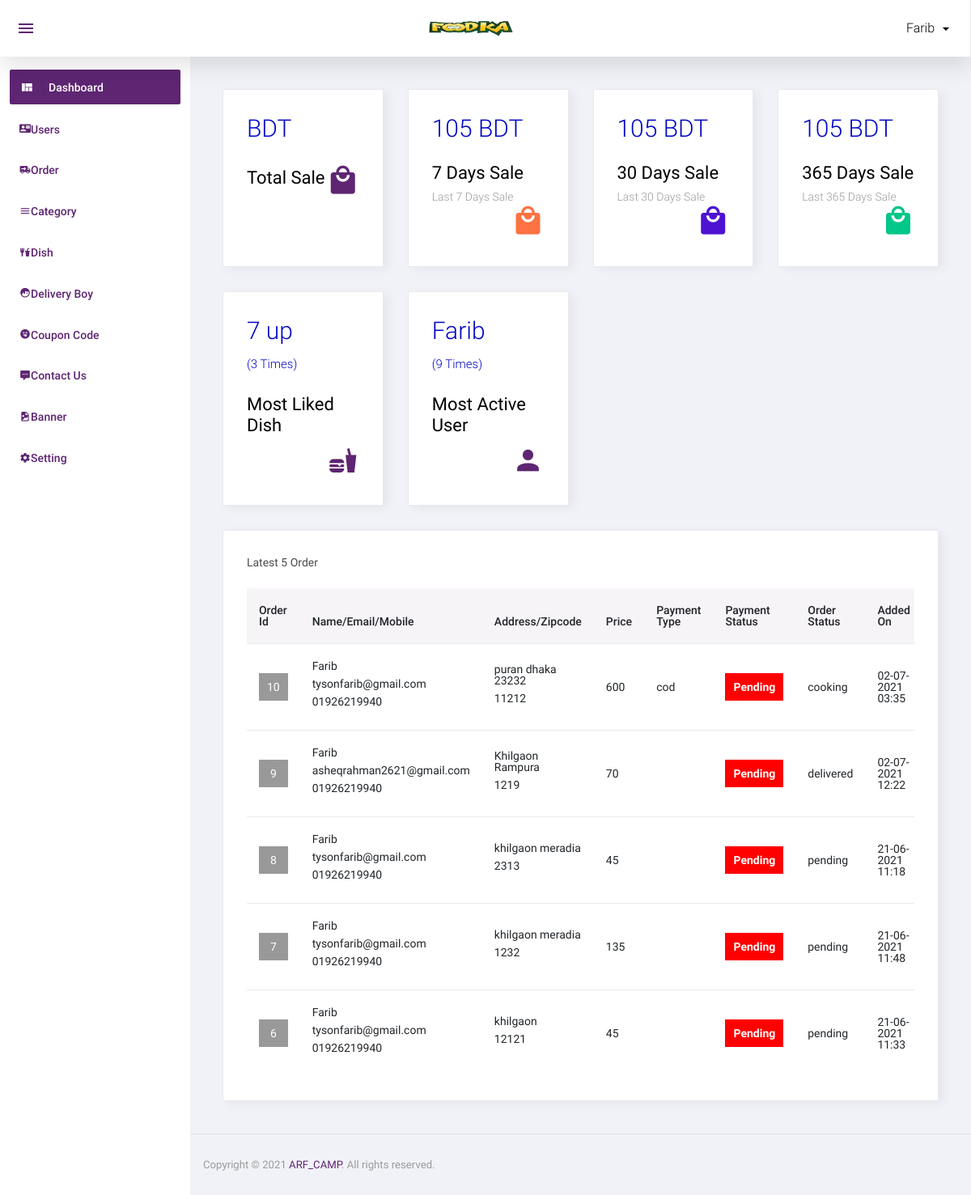
Page /admin/index.php (signed in) on the earlier database version.
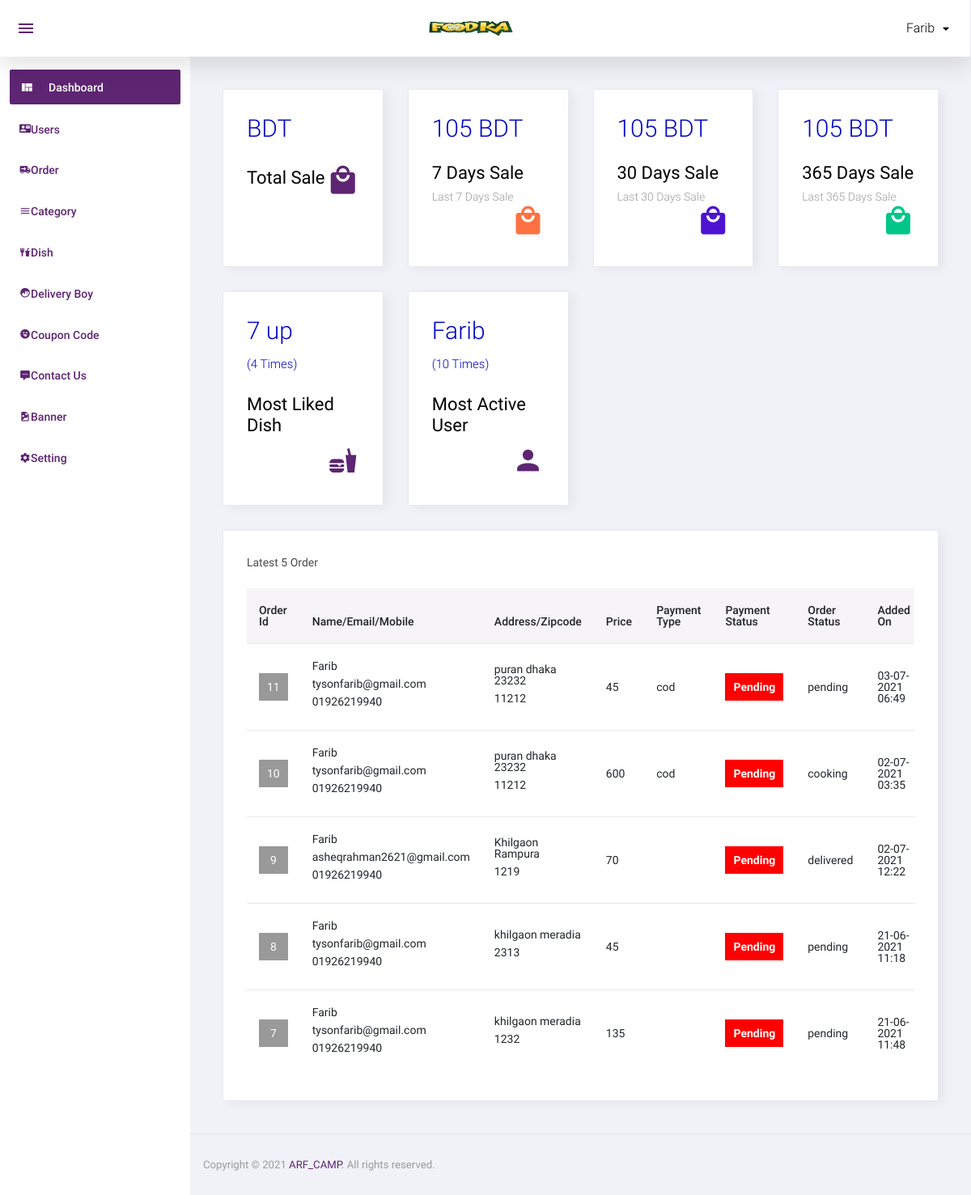
Same page on the later database version.
### tables this page shows
CREATE TABLE `order_master` (
  `id` int(11) NOT NULL,
  `user_id` int(11) NOT NULL,
  `name` varchar(50) NOT NULL,
  `email` varchar(50) NOT NULL,
  `mobile` varchar(50) NOT NULL,
  `address` text NOT NULL,
  `total_price` float NOT NULL,
  `coupon_code` varchar(20) NOT NULL,
  `final_price` float NOT NULL,
  `zipcode` varchar(10) NOT NULL,
  `delivery_boy_id` int(11) NOT NULL,
  `payment_status` varchar(20) NOT NULL,
  `payment_type` varchar(10) NOT NULL,
  `payment_id` varchar(100) NOT NULL,
  `order_status` int(11) NOT NULL,
  `added_on` datetime NOT NULL,
  `delivered_on` datetime NOT NULL,
  `cancel_by` enum('user','admin') NOT NULL,
  `cancel_at` datetime NOT NULL
);

CREATE TABLE `order_status` (
  `id` int(11) NOT NULL,
  `order_status` varchar(50) NOT NULL
);

### function.inc.php (called while the page is built, shortened)
	<?php
function getSale($start,$end){
  global $con;
  $sql="select sum(final_price) as final_price from order_master where added_on between '$start' and '$end' and order_status=4";
  $res=mysqli_query($con,$sql);
  while($row=mysqli_fetch_assoc($res)){
    return $row['final_price'].' BDT';
  }
}
?>

### admin/index.php (the view, shortened to what this page needs)
<?php include('top.php');?>
<div class="row">
	<div class="col-md-6 col-lg-3 grid-margin stretch-card">
	  <div class="card">
		<div class="card-body">
		  <h1 class="font-weight-light mb-4">
			<?php
			$start=date('Y-m-d'). ' 00-00-00';
			$end=date('Y-m-d'). ' 23-59-59';
			echo getSale($start,$end);
			?>
		  </h1>
		  <div class="d-flex flex-wrap align-items-center">
			<div>
			  <h4 class="font-weight-normal">Total Sale</h4>
			</div>
			<i class="mdi mdi-shopping icon-lg text-primary ml-auto"></i>
		  </div>
		</div>
	  </div>
	</div>
	<div class="col-md-6 col-lg-3 grid-margin stretch-card">
	  <div class="card">
		<div class="card-body">
		  <h1 class="font-weight-light mb-4">
		    <?php
			$start=strtotime(date('Y-m-d'));
			$start=strtotime("-7 day",$start);
			$start=date('Y-m-d',$start);
			$end=date('Y-m-d'). ' 23-59-59';
			echo getSale($start,$end);
			?>
		  </h1>
		  <div class="d-flex flex-wrap align-items-center">
			<div>
			  <h4 class="font-weight-normal">7 Days Sale</h4>
			  <p class="text-muted mb-0 font-weight-light">Last 7 Days Sale</p>
			</div>
			<i class="mdi mdi-shopping icon-lg text-danger ml-auto"></i>
		  </div>
		</div>
	  </div>
	</div>
	<div class="col-md-6 col-lg-3 grid-margin stretch-card">
	  <div class="card">
		<div class="card-body">
		  <h1 class="font-weight-light mb-4">
		  <?php
			$start=strtotime(date('Y-m-d'));
			$start=strtotime("-30 day",$start);
			$start=date('Y-m-d',$start);
			$end=date('Y-m-d'). ' 23-59-59';
			echo getSale($start,$end);
			?>
		  </h1>
		  <div class="d-flex flex-wrap align-items-center">
			<div>
			  <h4 class="font-weight-normal">30 Days Sale</h4>
			  <p class="text-muted mb-0 font-weight-light">Last 30 Days Sale</p>
			</div>
			<i class="mdi mdi-shopping icon-lg text-info ml-auto"></i>
		  </div>
		</div>
	  </div>
	</div>
	<div class="col-md-6 col-lg-3 grid-margin stretch-card">
	  <div class="card">
		<div class="card-body">
		  <h1 class="font-weight-light mb-4">
		  <?php
			$start=strtotime(date('Y-m-d'));
			$start=strtotime("-365 day",$start);
			$start=date('Y-m-d',$start);
			$end=date('Y-m-d'). ' 23-59-59';
			echo getSale($start,$end);
			?>
		  </h1>
		  <div class="d-flex flex-wrap align-items-center">
			<div>
			  <h4 class="font-weight-normal">365 Days Sale</h4>
			  <p class="text-muted mb-0 font-weight-light">Last 365 Days Sale</p>
			</div>
			<i class="mdi mdi-shopping icon-lg text-success ml-auto"></i>
		  </div>
		</div>
	  </div>
	</div>
	<div class="col-md-6 col-lg-3 grid-margin stretch-card">
	  <div class="card">
		<div class="card-body">
		  <h1 class="font-weight-light mb-4">
			<?php
			$row=mysqli_fetch_assoc(mysqli_query($con,"SELECT count(order_detail.dish_details_id) as t, dish.dish from order_detail,dish_details,dish WHERE order_detail.dish_details_id=dish_details.id and dish_details.dish_id=dish.id group by order_detail.dish_details_id order by count(order_detail.dish_details_id) desc limit 1"));
			echo $row['dish'];
			echo "<br/>";
			echo '<span style="font-size:15px;">('.$row['t'].' Times)</span>';
			?>
		  </h1>
		  <div class="d-flex flex-wrap align-items-center">
			<div>
			  <h4 class="font-weight-normal">Most Liked Dish</h4>
			</div>
			<i class="mdi mdi-food icon-lg text-primary ml-auto"></i>
		  </div>
		</div>
	  </div>
	</div>
	<div class="col-md-6 col-lg-3 grid-margin stretch-card">
	  <div class="card">
		<div class="card-body">
		  <h1 class="font-weight-light mb-4">
			<?php
			$row=mysqli_fetch_assoc(mysqli_query($con,"select count(order_master.user_id) as t,user.name from order_master,user WHERE order_master.user_id=user.id GROUP BY order_master.user_id order by count(order_master.user_id) desc limit 1"));
			echo $row['name'];
			echo "<br/>";
			echo '<span style="font-size:15px;">('.$row['t'].' Times)</span>';
			?>
		  </h1>
		  <div class="d-flex flex-wrap align-items-center">
			<div>
			  <h4 class="font-weight-normal">Most Active User</h4>
			</div>
			<i class="mdi mdi-account icon-lg text-primary ml-auto"></i>
		  </div>
		</div>
	  </div>
	</div>
  </div>
  <?php
  $sql="select order_master.*,order_status.order_status as order_status_str from order_master,order_status where order_master.order_status=order_status.id order by order_master.id desc limit 5";
$res=mysqli_query($con,$sql);
  ?>
  <div class="row">
	<div class="col-12">
	  <div class="card">
		<div class="card-body">
		  <h4 class="card-title">Latest 5 Order</h4>
		  <div class="table-responsive">
			<table class="table table-hover">
			  <thead>
				<tr>
				   <th width="5%">Order Id</th>
					<th width="20%">Name/Email/Mobile</th>
					<th width="20%">Address/Zipcode</th>
					<th width="5%">Price</th>
					<th width="10%">Payment Type</th>
					<th width="10%">Payment Status</th>
					<th width="10%">Order Status</th>
					<th width="15%">Added On</th>
				</tr>
			  </thead>
			  <tbody>
                        <?php if(mysqli_num_rows($res)>0){
						while($row=mysqli_fetch_assoc($res)){
						?>
						<tr>
                            <td>
								<div class="div_order_id">
									<a href="order_detail.php?id=<?php echo $row['id']?>"><?php echo $row['id']?></a>
								</div>
							</td>
                            <td>
								<p><?php echo $row['name']?></p>
								<p><?php echo $row['email']?></p>
								<p><?php echo $row['mobile']?></p>
							<td>
								<p><?php echo $row['address']?></p>
								<p><?php echo $row['zipcode']?></p>
							</td>
							<td style="font-size:14px;"><?php echo $row['total_price']?><br/>
							</td>
							<td><?php echo $row['payment_type']?></td>
							<td>
								<div class="payment_status payment_status_<?php echo $row['payment_status']?>"><?php echo ucfirst($row['payment_status'])?></div>
							</td>
							<td><?php echo $row['order_status_str']?></td>
							<td>
							<?php
							$dateStr=strtotime($row['added_on']);
							echo date('d-m-Y h:s',$dateStr);
							?>
							</td>
                        </tr>
                        <?php
						} } else { ?>
						<tr>
							<td colspan="6">No data found</td>
						</tr>
						<?php } ?>
                      </tbody>
			</table>
		  </div>
		</div>
	  </div>
	</div>
  </div>
<?php include('footer.php');?>

### admin/top.php (shortened to what this page needs)
<?php
include('../database.inc.php');
include('../function.inc.php');
 ?>
<!DOCTYPE html>
<html lang="en">
<head>
  <link rel="stylesheet" href="assets/css/materialdesignicons.min.css">
  <link rel="stylesheet" href="assets/css/vendor.bundle.base.css">
   <link rel="stylesheet" href="assets/css/dataTables.bootstrap4.css">
  <link rel="stylesheet" href="assets/css/bootstrap-datepicker.min.css">
  <link rel="stylesheet" href="assets/css/style.css">
</head>
<body class="sidebar-light">
  <div class="container-scroller">
    <nav class="navbar col-lg-12 col-12 p-0 fixed-top d-flex flex-row">
      <div class="navbar-menu-wrapper d-flex align-items-stretch justify-content-between">
        <ul class="navbar-nav mr-lg-2 d-none d-lg-flex">
          <li class="nav-item nav-toggler-item">
            <button class="navbar-toggler align-self-center" type="button" data-toggle="minimize">
              <span class="mdi mdi-menu"></span>
            </button>
          </li>
        </ul>
        <div class="text-center navbar-brand-wrapper d-flex align-items-center justify-content-center">
          <a class="navbar-brand brand-logo" href="index.php"><img src="assets/images/foodka200_90.jpg" alt="logo"/></a>
        </div>
        <ul class="navbar-nav navbar-nav-right">
          <li class="nav-item nav-profile dropdown">
            <a class="nav-link dropdown-toggle" href="#" data-toggle="dropdown" id="profileDropdown">
              <span class="nav-profile-name"><?php echo $_SESSION['ADMIN_USER'] ?></span>
            </a>
          </li>
        </ul>
      </div>
    </nav>
    <div class="container-fluid page-body-wrapper">
      <nav class="sidebar sidebar-offcanvas" id="sidebar">
        <ul class="nav">
          <li class="nav-item">
            <a class="nav-link" href="index.php">
              <i class="mdi mdi-view-quilt menu-icon"></i>
              <span class="menu-title"> Dashboard</span>
            </a>
          </li>
          <li class="nav-item">
            <a class="nav-link" href="user.php">
              <i class="mdi mdi-contact-mail"></i>
              <span class="menu-title"> Users</span>
            </a>
          </li>
<li class="nav-item">
            <a class="nav-link" href="order.php">
              <i class="mdi mdi-truck-delivery"></i>
              <span class="menu-title">Order</span>
            </a>
          </li>
  <li class="nav-item">
            <a class="nav-link" href="category.php">
              <i class="mdi mdi-menu"></i>
              <span class="menu-title"> Category</span>
            </a>
          </li>
 <li class="nav-item">
            <a class="nav-link" href="dish.php">
              <i class="mdi mdi-food-fork-drink"></i>
              <span class="menu-title"> Dish</span>
            </a>
          </li>
      <li class="nav-item">
            <a class="nav-link" href="delivery_boy.php">
              <i class="mdi mdi-face-profile"></i>
              <span class="menu-title"> Delivery Boy</span>
            </a>
          </li>
       <li class="nav-item">
            <a class="nav-link" href="coupon_code.php">
              <i class="mdi mdi-emoticon-tongue"></i>
              <span class="menu-title"> Coupon Code</span>
            </a>
          </li>
          <li class="nav-item">
            <a class="nav-link" href="contact_us.php">
              <i class="mdi mdi-comment-processing"></i>
              <span class="menu-title"> Contact Us</span>
            </a>
          </li>
          <li class="nav-item">
            <a class="nav-link" href="banner.php">
              <i class="mdi mdi-file-image"></i>
              <span class="menu-title"> Banner</span>
            </a>
          </li>
<li class="nav-item">
            <a class="nav-link" href="setting.php">
              <i class="mdi mdi-settings"></i>
                <span class="menu-title"> Setting</span>
            </a>
          </li>
        </ul>
      </nav>
      <div class="main-panel">
        <div class="content-wrapper">

### admin/footer.php (shortened to what this page needs)
        </div>
        <footer class="footer">
          <div class="d-sm-flex justify-content-center justify-content-sm-between">
            <span class="text-muted text-center text-sm-left d-block d-sm-inline-block">Copyright © <?php echo date('Y') ?><a href="https://arf-camp.github.io/portfolio/" target="_blank"> ARF_CAMP</a>. All rights reserved.</span>
          </div>
        </footer>
      </div>
    </div>
  </div>
</body>
</html>

Differences in the rows shown:
no longer on this page (row unchanged): order_master: id "6", name "Farib", email "tysonfarib@gmail.com", mobile "01926219940", address "khilgaon", zipcode "12121", total_price "45", payment_status "Pending", order_status.order_status "pending", added_on "21-06-2021 11:33"
added order_master: id "11", name "Farib", email "tysonfarib@gmail.com", mobile "01926219940", address "puran dhaka 23232", zipcode "11212", total_price "45", payment_type "cod", payment_status "Pending", order_status.order_status "pending", added_on "03-07-2021 06:49"
Other differences:
$row['t']: "3" → "4"
$row['t']: "9" → "10"
